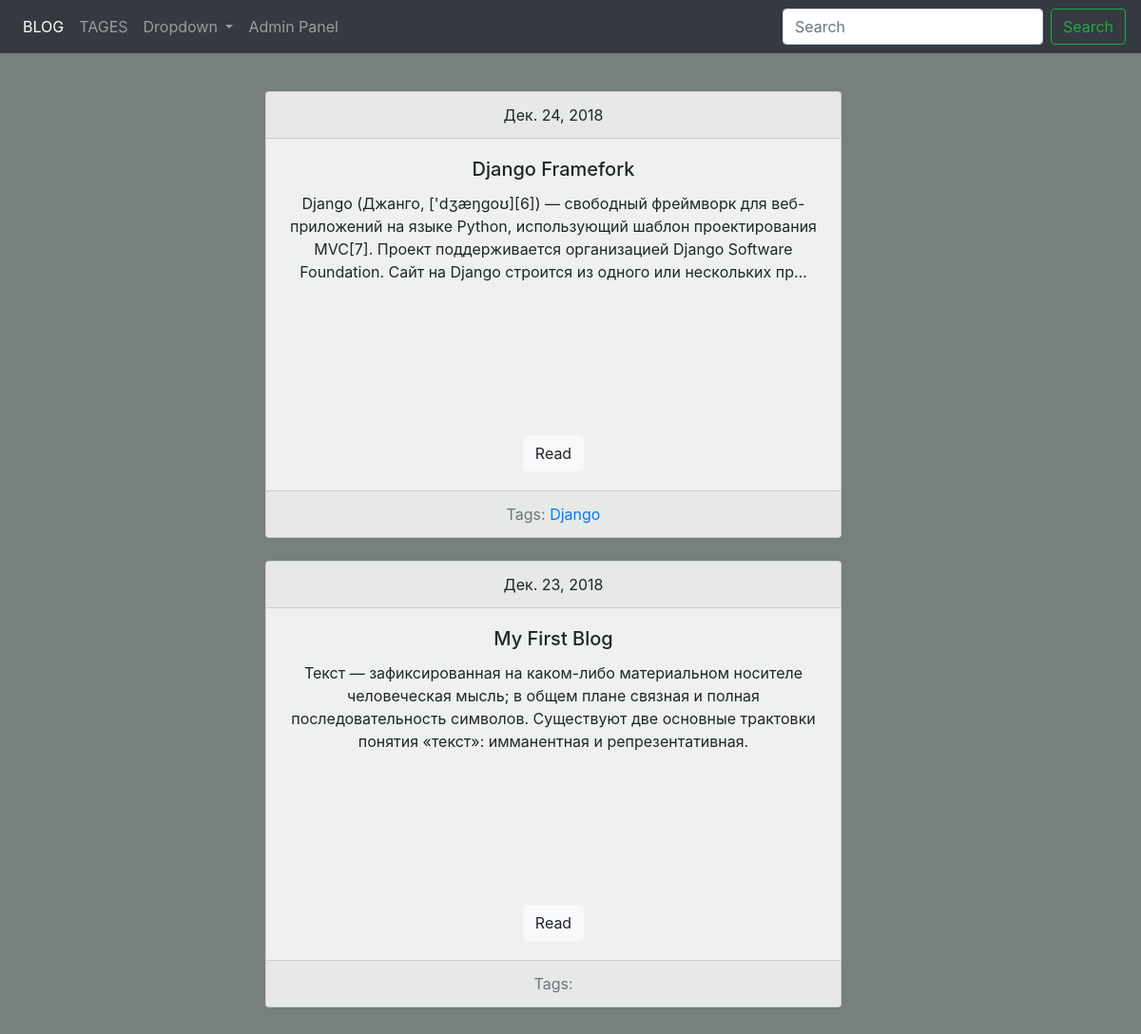
Page /blog/ on the earlier database version.
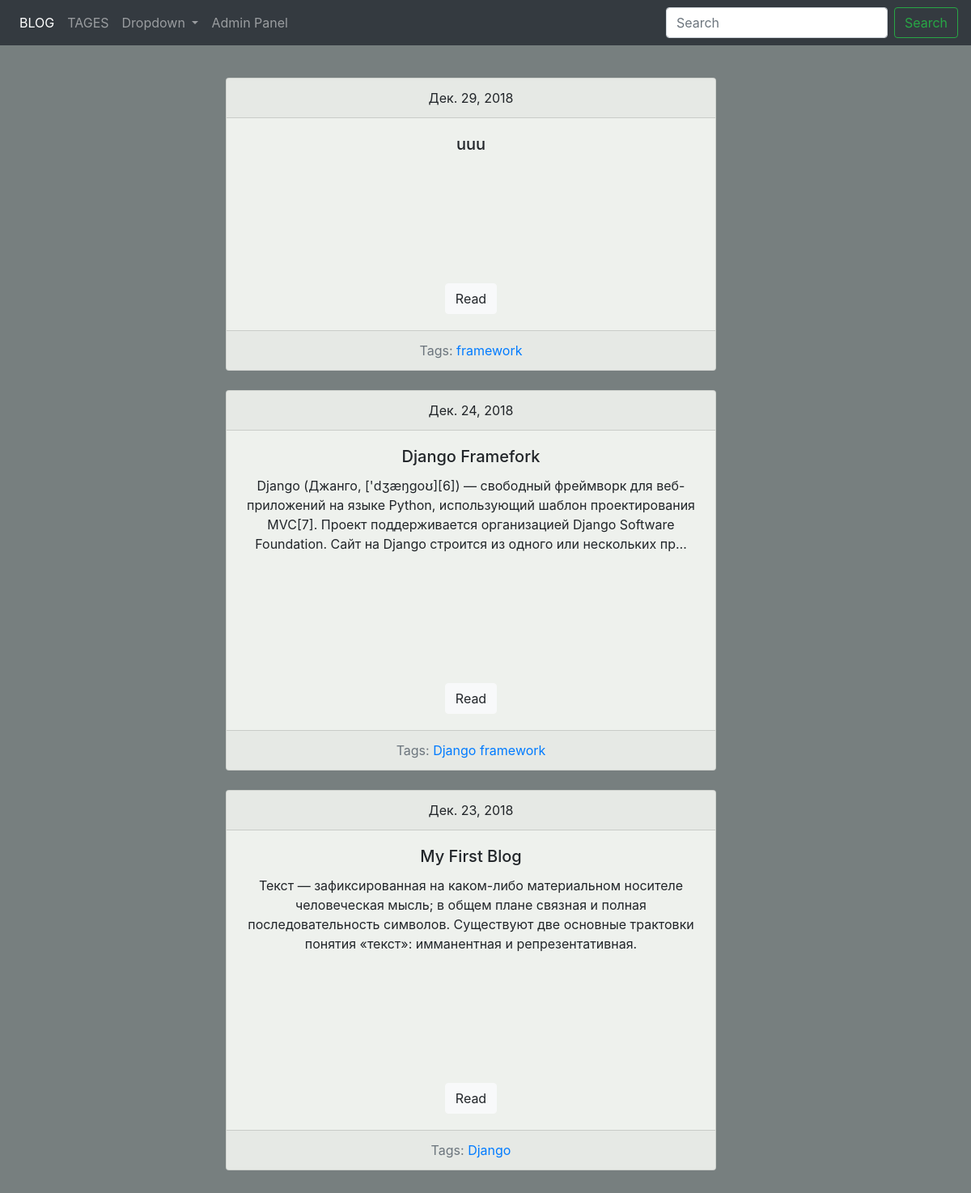
Same page on the later database version.
### blog/models.py (models this page shows, shortened)
class Post(models.Model):
    title = models.CharField(max_length = 200, db_index = True)
    slug = models.SlugField(max_length=150, blank=True, unique = True)
    body = models.TextField(blank=True, db_index=True)
    date = models.DateField(auto_now_add=True)
    tag = models.ManyToManyField('Tag', blank=True, related_name='posts')
    def get_absolute_url(self):
        return reverse('post_datayl_url', kwargs={'slug':self.slug})
    class Meta:
        ordering = ['-date']

class Tag(models.Model):
    title = models.CharField(max_length=50)
    slug = models.SlugField(max_length=50, unique=True)
    def get_absolute_url(self):
        return reverse('tag_datayl_views', kwargs={'slug':self.slug})
    class Meta:
        ordering = ['title']

### blog/views.py (the view)
# urls.py: path('blog/', posts_list, name='posts_list_url'),
def posts_list(request):
	search_query = request.GET.get('search', '')
	if search_query:
		posts = Post.objects.filter(Q(title__icontains=search_query) | Q(body__icontains=search_query))
	else:
		posts  = Post.objects.all()
	paginator = Paginator(posts, 10)
	number_page = request.GET.get('page', 1)
	page = paginator.get_page(number_page)
	is_paginated = page.has_other_pages()
	if page.has_previous():
		prev_url = '?page={}'.format(page.previous_page_number())
	else:
		prev_url = ''
	if page.has_next():
		next_url = '?page={}'.format(page.next_page_number())
	else:
		next_url = ''
	context = {
		'page_object': page,
		'is_paginated': is_paginated,
		'next_url': next_url,
		'prev_url': prev_url,
	}
	return render(request, 'blog/base_blog.html', context=context)

### blog/templates/blog/base_blog.html (shortened to what this page needs)
{% extends "blog/index.html" %}

### blog/templates/blog/includes/post_card_template.html
<div class="card mb-4">
	<div class="card-header">
		{{post.date}}
	</div>
	<div class="card-body">
		<h5 class="card-title">{{post.title}}</h5>
		<p class="card-text">{{post.body|truncatechars:250}}</p>
		<a href="{{ post.get_absolute_url }}" class="btn btn-light">Read</a>
	</div>
	<div class="card-footer text-muted">
		Tags:
		{% for tag in post.tag.all %}
			<a href="{{ tag.get_absolute_url }}">{{ tag.title }}</a>
		{% endfor %}
	</div>
</div>

Differences in the rows shown:
added Post: date "Дек. 29, 2018", title "uuu"
added Tag: title "framework"
changed Post "My First Blog": gains Tag (title "Django")
